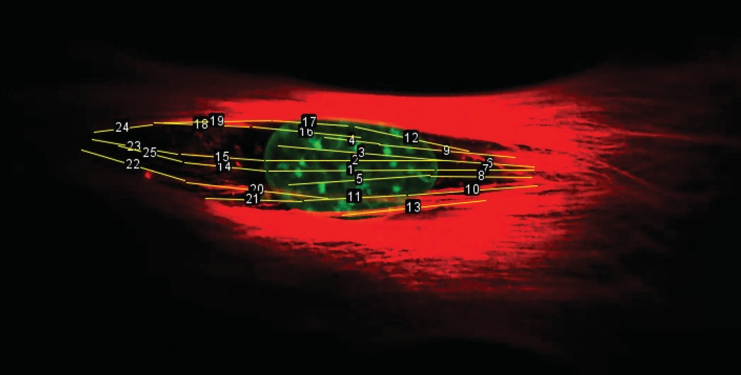
#> input picture research_project.png, 1481 x 749 px (shown at 1/2 size)
$ python -i find_nucleus.py   (imports and definitions only)
#> lines starting #> are read from the running program, lines starting #| are printed output that depends on the picture
import os
import glob
import csv
from tqdm import tqdm
import cv2.cv2 as cv2
import numpy as np
import matplotlib.pyplot as plt

from multiple_nuclei_utils.cut_nuclei import get_cnts, draw_cnts, get_cnt_center


MIN_FIBER_LENGTH = 30


class ActinFiber(object):
    scale_x = 0.04  # units - micrometer
    scale_y = 0.04  # units - micrometer
    scale_z = 0.04  # units - micrometer (image was resized to account for different scale along z axis)

    # [92 lines left out: functions __init__, update, get_stat, get_nucleus_cnt, find_biggest_nucleus_layer, get_3d_image and 1 more, not called in this run]


def get_actin_xsections(actin_3d_img, output_folder):
    x_start, x_end, step = 1850, 2360, 1

    actin_fibers = []
    actin_coords = []
    for x_slice in range(x_start, x_end, step):
        xsection = actin_3d_img[680: 1020, x_slice, :]

        # xsection = cv2.resize(xsection, (340*1, 25*4), interpolation=cv2.INTER_CUBIC)
        current_layer_coords = get_all_actin_coords(xsection, x_slice)

        if x_slice == x_start or not actin_fibers:
            actin_fibers.extend([ActinFiber(x, y, z, x_slice, cnt) for x, y, z, cnt in current_layer_coords])
        else:
            for x, y, z, cnt in current_layer_coords:
                was_added = False
                for actin_fiber in actin_fibers:
                    if actin_fiber.ys[-1] - 8 < y < actin_fiber.ys[-1] + 8 and actin_fiber.zs[-1] - 4 < z < actin_fiber.zs[-1] + 4 and x - actin_fiber.last_layer[-1] < 20:
                        actin_fiber.update(x, y, z, x_slice, cnt)
                        was_added = True
                        break

                if not was_added:
                    actin_fibers.append(ActinFiber(x, y, z, x_slice, cnt))

        actin_coords.extend(current_layer_coords)
        # cv2.imwrite(os.path.join(output_folder, "xsection_" + str(i) + ".png"), xsection)

    ax = plt.axes(projection='3d')
    for fiber in actin_fibers:
        if len(np.unique(fiber.zs)) < 1:
            continue

        xdata = [x for x in fiber.xs if fiber.n > MIN_FIBER_LENGTH]
        ydata = [y for y in fiber.ys if fiber.n > MIN_FIBER_LENGTH]
        zdata = [z for z in fiber.zs if fiber.n > MIN_FIBER_LENGTH]
        color_x = 1.0 * np.random.randint(255) / 255
        color_y = 1.0 * np.random.randint(255) / 255
        color_z = 1.0 * np.random.randint(255) / 255
        if xdata:
            ax.scatter3D(xdata, ydata, zdata, c=[[color_x, color_y, color_z]]*len(xdata), cmap='Greens')
    plt.show()

    return actin_fibers


# [38 lines left out: functions get_nucleus_xsections, get_actin_stat, not called in this run]


# [10 lines not run here, left out]

    #get_nucleus_xsections(nucleus_3d_img, actin_fibers)

>>> import cv2
>>> picture = cv2.imread('../research_project.png', cv2.IMREAD_GRAYSCALE)
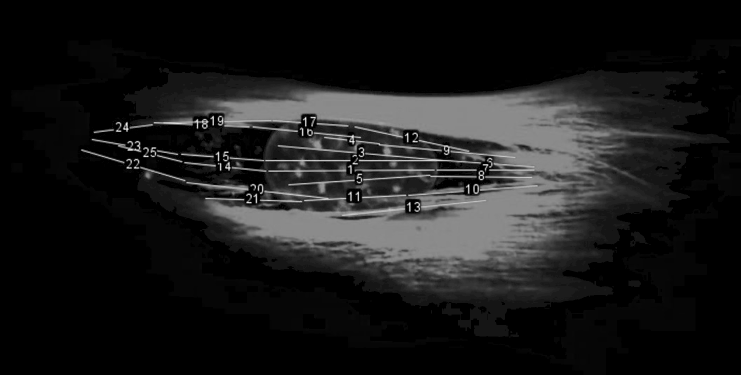
#> picture: shape (749, 1481) (shown at 1/2 size); min 0, max 255, mean 26.9
>>> result = get_actin_xsections(picture, 'out.png')
#> after the loop in get_actin_xsections, `for x_slice in range(x_start, x_end, step):`: actin_coords = []
#> (the run stopped early here; a loop or call above may not have finished)
